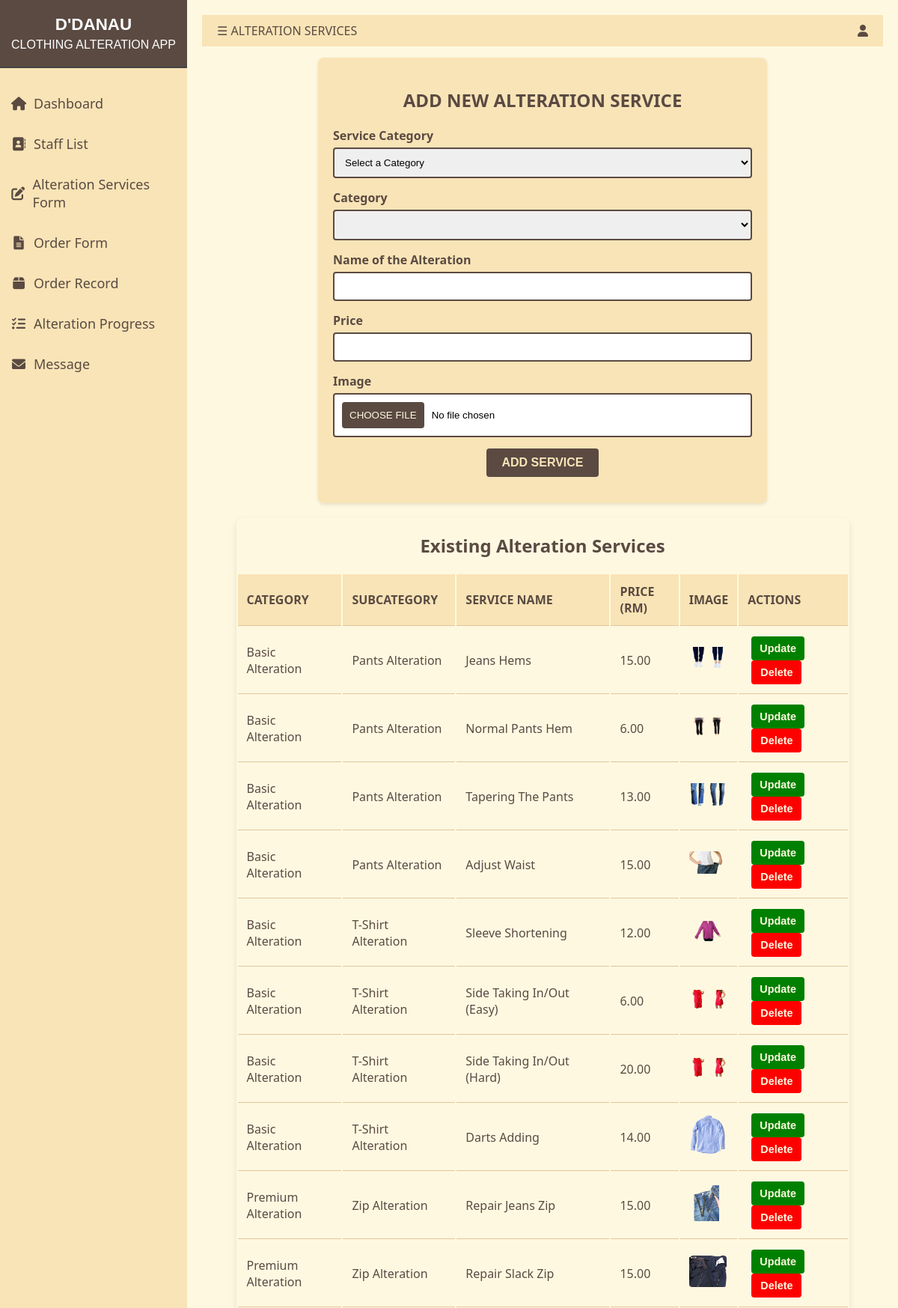
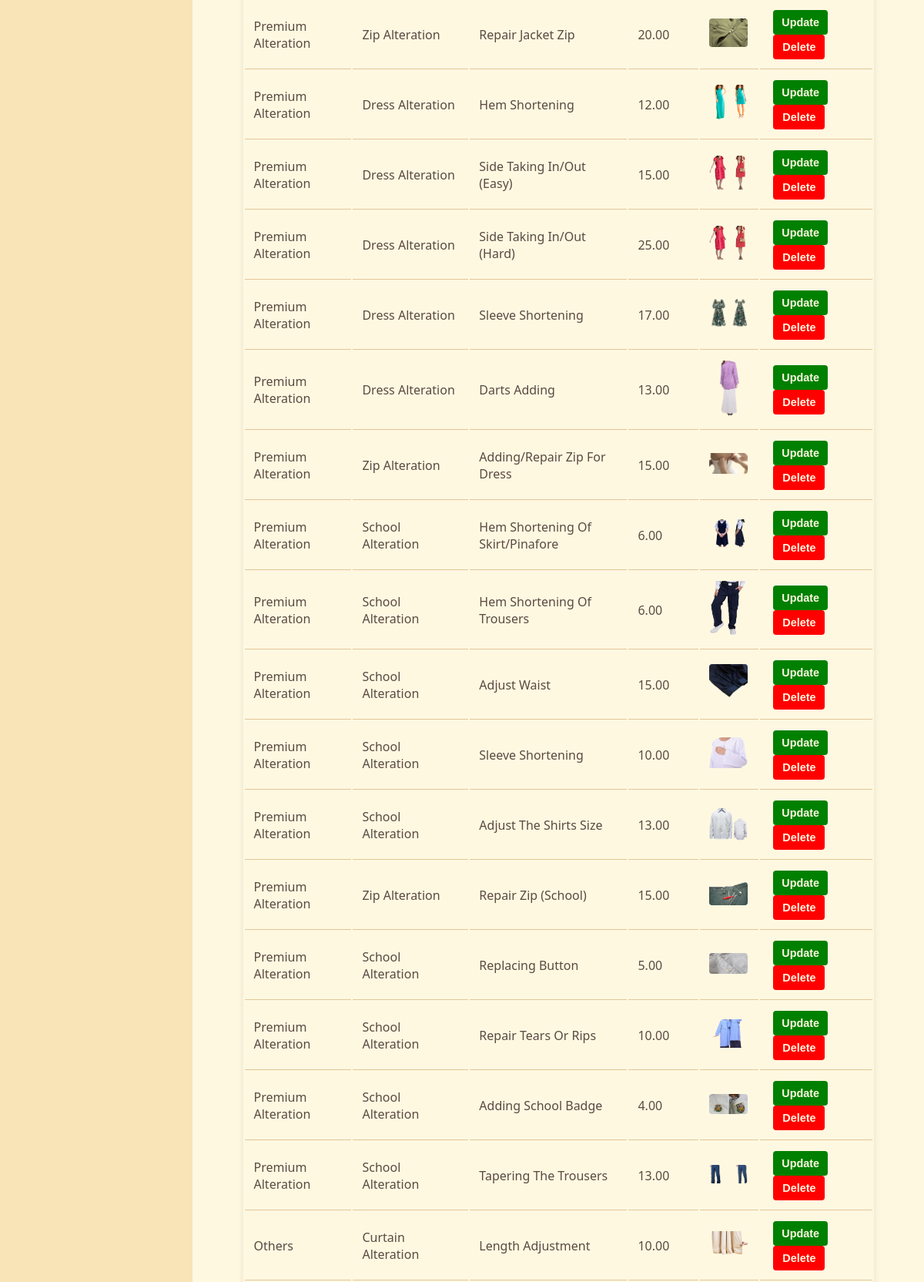
Screenshot of /admin/services.php (upper part) with the database file from the repository (2 pictures, top to bottom).
### tables this page shows
CREATE TABLE `alteration_services` (
  `id` int(11) NOT NULL,
  `category` varchar(255) NOT NULL,
  `subcategory` varchar(255) DEFAULT NULL,
  `name` varchar(255) NOT NULL,
  `price` decimal(10,2) NOT NULL,
  `image_path` varchar(255) DEFAULT NULL
);

### admin/services.php (the view, shortened to what this page needs)
<?php
include '../component/connect.php';
?>
<!DOCTYPE html>
<html lang="en">
<head>
    <link rel="stylesheet" href="https://cdnjs.cloudflare.com/ajax/libs/font-awesome/6.0.0/css/all.min.css">
    <link rel="stylesheet" href="services.css">
</head>
<body>
    <div class="sidenav" id="mySidenav">
        <div class="logo">
            <span>D'DANAU</span>
            CLOTHING ALTERATION APP
        </div>
        <a href="dashboard.php"><i class="fas fa-home"></i>Dashboard</a>
        <a href="staff.php"><i class="fa-solid fa-address-book"></i>Staff List</a>
        <a href="#manage_services"><i class="fas fa-edit"></i>Alteration Services Form</a>
        <a href="order.php"><i class="fas fa-file-alt"></i>Order Form</a>
        <a href="submit_order.php"><i class="fas fa-box"></i></i>Order Record</a>
        <a href="alteration_progress.php"><i class="fas fa-tasks"></i>Alteration Progress</a>
        <a href="message.php"><i class="fas fa-envelope"></i>Message</a>
    </div>
    <div id="main">
        <div class="header">
            <span class="menu-icon" onclick="openNav()">&#9776; ALTERATION SERVICES</span>
            <div class="profile">
                <i class="fas fa-user dropbtn"></i>
            </div>
        </div>
        <div class="form-container">
            <h2>Add New Alteration Service</h2>
            <form id="addServiceForm" action="" method="post" enctype="multipart/form-data">
                <div class="form-group">
                    <label for="serviceCategory">Service Category</label>
                    <select id="serviceCategory" name="serviceCategory" onchange="updateSubcategories()" required>
                        <option value="">Select a Category</option>
                    </select>
                </div>
                <div class="form-group">
                    <label for="subCategory">Category</label>
                    <select id="subCategory" name="subCategory" required>
                    </select>
                </div>
                <div class="form-group">
                    <label for="serviceName">Name of the Alteration</label>
                    <input type="text" id="serviceName" name="serviceName" required>
                </div>
                <div class="form-group">
                    <label for="servicePrice">Price</label>
                    <input type="number" id="servicePrice" name="servicePrice" required>
                </div>
                <div class="form-group">
                    <label for="serviceImage">Image</label>
                    <input type="file" id="serviceImage" name="serviceImage" accept="image/*">
                </div>
                <div class="form-group">
                    <button type="submit" name = "submit">Add Service</button>
                </div>
            </form>
        </div>
        <div class="services-table-container">
            <h2>Existing Alteration Services</h2>
            <table id="servicesTable">
                <thead>
                    <tr>
                        <th>Category</th>
                        <th>Subcategory</th>
                        <th>Service Name</th>
                        <th>Price (RM)</th>
                        <th>Image</th>
                        <th>Actions</th>
                    </tr>
                </thead>
                <tbody>
                <?php
            $query = "SELECT * FROM alteration_services";
            $result = mysqli_query($conn, $query);
            if (mysqli_num_rows($result) > 0) {
                while ($row = mysqli_fetch_assoc($result)) {
                    echo "<tr>
                            <td>" . htmlspecialchars($row['category']) . "</td>
                            <td>" . htmlspecialchars($row['subcategory']) . "</td>
                            <td>" . htmlspecialchars($row['name']) . "</td>
                            <td>" . htmlspecialchars($row['price']) . "</td>
                            <td><img src='" . htmlspecialchars($row['image_path']) . "' alt='Service Image' style='width: 50px; height: auto;'></td>
                            <td>
                                <button onclick=\"location.href='services_update.php?id=" . $row['id'] . "'\" class='edit-btn'>Update</button>
                                <button onclick=\"if(confirm('Are you sure you want to delete this service?')) location.href='services_delete.php?id=" . $row['id'] . "'\"class='delete-btn'>Delete</button>
                            </td>
                        </tr>";
                }
            } else {
                echo "<tr><td colspan='6'>No services found</td></tr>";
            }
            ?>
                </tbody>
            </table>
        </div>
    </div>
</body>
</html>

### admin/services.css (style rules this page uses)
:root { --main-bg-color: #FFF8E1; --accent-color: #F9E4B7; --hover-accent-color: #E1C699; --text-color: #5A4A42; --font-family: 'Segoe UI', Tahoma, Geneva, Verdana, sans-serif; }
body, html { margin: 0; padding: 0; width: 100%; height: 100%; font-family: var(--font-family); background-color: var(--main-bg-color); }
.sidenav { background-color: var(--accent-color); color: var(--text-color); width: 250px; position: fixed; height: 100%; overflow: auto; transition: width 0.5s; font-size: 16px; }
.sidenav a { color: var(--text-color); padding: 15px; text-decoration: none; display: flex; align-items: center; transition: background-color 0.3s; font-size: 18px; }
.sidenav a i { width: 20px; text-align: center; margin-right: 10px; }
.logo { color: #FFF; background-color: var(--text-color); padding: 20px 10px; font-family: 'Arial', sans-serif; text-align: center; margin-bottom: 20px; border-bottom: 2px solid #444; }
.logo span { font-weight: bold; display: block; font-size: 1.4em; margin-bottom: 5px; }
#main { transition: margin-left 0.5s; padding: 20px; margin-left: 250px; }
.header { display: flex; justify-content: space-between; align-items: center; background-color: var(--accent-color); color: var(--text-color); padding: 10px 20px; }
.menu-icon { cursor: pointer; }
.profile .dropbtn { color: var(--text-color); padding: 0; border: none; background: none; cursor: pointer; }
.form-container { background: var(--accent-color); padding: 20px; border-radius: 8px; box-shadow: 0 2px 4px rgba(0, 0, 0, 0.1); max-width: 600px; width: 100%; margin: 0 auto; margin-top: 15px; font-size: 16px; box-sizing: border-box; }
.form-container h2 { margin-bottom: 20px; color: var(--text-color); text-transform: uppercase; text-align: center; }
.form-group { margin-bottom: 15px; }
.form-group label { display: block; margin-bottom: 5px; color: var(--text-color); font-weight: bold; }
.form-group input[type="text"], .form-group input[type="number"], .form-group input[type="file"], .form-group select { width: 100%; padding: 10px; border: 2px solid var(--text-color); border-radius: 4px; box-sizing: border-box; transition: border-color 0.3s ease-in-out; }
.form-group button[type="submit"] { background-color: var(--text-color); color: var(--accent-color); padding: 10px 20px; border: none; border-radius: 4px; cursor: pointer; font-size: 16px; transition: background-color 0.3s; font-weight: 600; text-transform: uppercase ; display: block; margin: auto; }
.form-group input[type="file"] { background-color: #FFF; }
.services-table-container { width: 90%; margin: 20px auto; overflow-x: auto; background-color: var(--main-bg-color); box-shadow: 0 4px 8px rgba(0, 0, 0, 0.1); border-radius: 8px; }
.services-table-container h2 { color: var(--text-color); text-align: center; }
#servicesTable { width: 100%; color: var(--text-color); table-layout: auto; }
#servicesTable thead { background-color: var(--accent-color); text-transform: uppercase; }
#servicesTable th, #servicesTable td { text-align: left; padding: 12px; border-bottom: 1px solid var(--hover-accent-color); }
#servicesTable th { position: sticky; top: 0; z-index: 2; }
#servicesTable img { width: 100px; height: auto; border-radius: 4px; }
.edit-btn, .delete-btn { text-decoration: none; color: var(--main-bg-color); border-radius: 4px; font-weight: bold; font-size: 0.9em; display: inline-block; margin: 0 5px; text-align: center; cursor: pointer; border: none; }
.edit-btn { background-color: green; padding: 8px 11px; }
.delete-btn { background-color: red; padding: 8px 12px; }
body { margin: 0; display: flex; flex-direction: column; min-height: 100vh; }

### rows the page displays
alteration_services: category "Basic Alteration", subcategory "Pants Alteration", name "Jeans Hems", price "15.00", image_path (picture)
alteration_services: category "Basic Alteration", subcategory "Pants Alteration", name "Normal Pants Hem", price "6.00", image_path (picture)
alteration_services: category "Basic Alteration", subcategory "Pants Alteration", name "Tapering The Pants", price "13.00", image_path (picture)
alteration_services: category "Basic Alteration", subcategory "Pants Alteration", name "Adjust Waist", price "15.00", image_path (picture)
alteration_services: category "Basic Alteration", subcategory "T-Shirt Alteration", name "Sleeve Shortening", price "12.00", image_path (picture)
alteration_services: category "Basic Alteration", subcategory "T-Shirt Alteration", name "Side Taking In/Out (Easy)", price "6.00", image_path (picture)
alteration_services: category "Basic Alteration", subcategory "T-Shirt Alteration", name "Side Taking In/Out (Hard)", price "20.00", image_path (picture)
alteration_services: category "Basic Alteration", subcategory "T-Shirt Alteration", name "Darts Adding", price "14.00", image_path (picture)
alteration_services: category "Premium Alteration", subcategory "Zip Alteration", name "Repair Jeans Zip", price "15.00", image_path (picture)
alteration_services: category "Premium Alteration", subcategory "Zip Alteration", name "Repair Slack Zip", price "15.00", image_path (picture)
alteration_services: category "Premium Alteration", subcategory "Zip Alteration", name "Repair Jacket Zip", price "20.00", image_path (picture)
alteration_services: category "Premium Alteration", subcategory "Dress Alteration", name "Hem Shortening", price "12.00", image_path (picture)
alteration_services: category "Premium Alteration", subcategory "Dress Alteration", name "Side Taking In/Out (Easy)", price "15.00", image_path (picture)
alteration_services: category "Premium Alteration", subcategory "Dress Alteration", name "Side Taking In/Out (Hard)", price "25.00", image_path (picture)
alteration_services: category "Premium Alteration", subcategory "Dress Alteration", name "Sleeve Shortening", price "17.00", image_path (picture)
alteration_services: category "Premium Alteration", subcategory "Dress Alteration", name "Darts Adding", price "13.00", image_path (picture)
alteration_services: category "Premium Alteration", subcategory "Zip Alteration", name "Adding/Repair Zip For Dress", price "15.00", image_path (picture)
alteration_services: category "Premium Alteration", subcategory "School Alteration", name "Hem Shortening Of Skirt/Pinafore", price "6.00", image_path (picture)
alteration_services: category "Premium Alteration", subcategory "School Alteration", name "Hem Shortening Of Trousers", price "6.00", image_path (picture)
alteration_services: category "Premium Alteration", subcategory "School Alteration", name "Adjust Waist", price "15.00", image_path (picture)
alteration_services: category "Premium Alteration", subcategory "School Alteration", name "Sleeve Shortening", price "10.00", image_path (picture)
alteration_services: category "Premium Alteration", subcategory "School Alteration", name "Adjust The Shirts Size", price "13.00", image_path (picture)
alteration_services: category "Premium Alteration", subcategory "Zip Alteration", name "Repair Zip (School)", price "15.00", image_path (picture)
alteration_services: category "Premium Alteration", subcategory "School Alteration", name "Replacing Button", price "5.00", image_path (picture)
alteration_services: category "Premium Alteration", subcategory "School Alteration", name "Repair Tears Or Rips", price "10.00", image_path (picture)
alteration_services: category "Premium Alteration", subcategory "School Alteration", name "Adding School Badge", price "4.00", image_path (picture)
alteration_services: category "Premium Alteration", subcategory "School Alteration", name "Tapering The Trousers", price "13.00", image_path (picture)
alteration_services: category "Others", subcategory "Curtain Alteration", name "Length Adjustment", price "10.00", image_path (picture)
